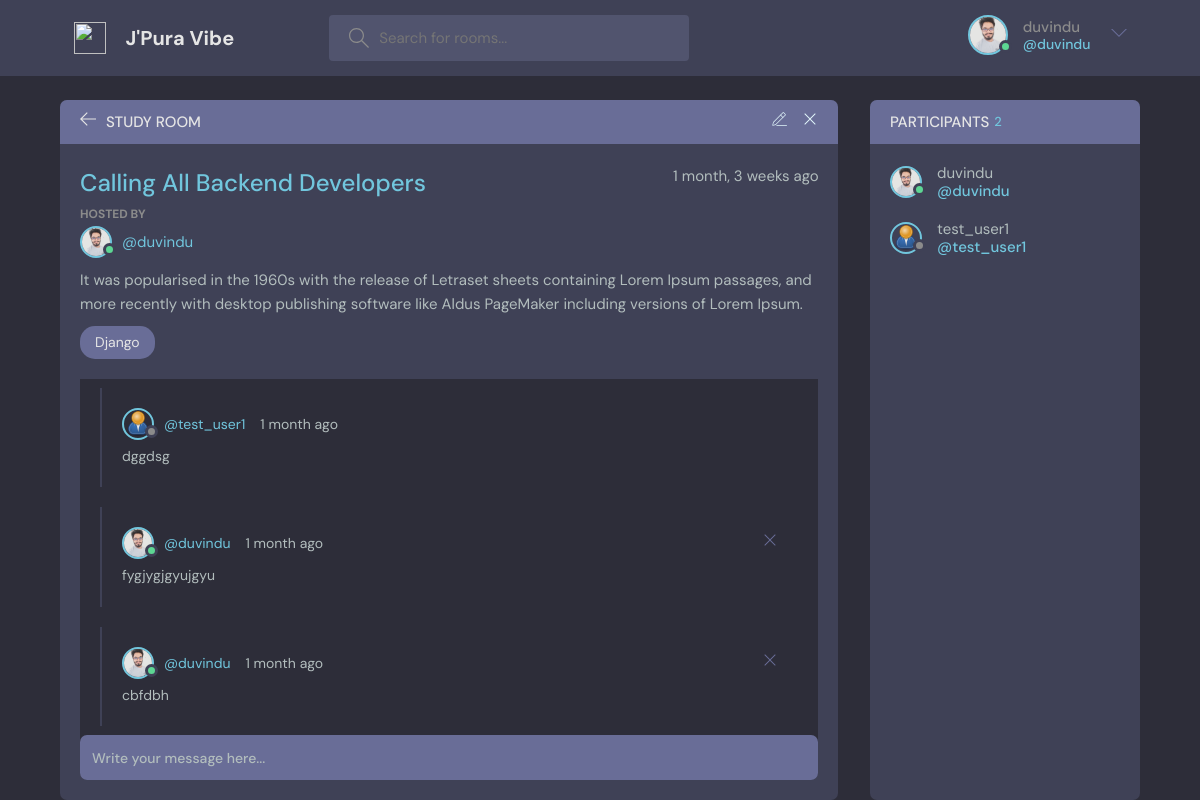
Screenshot of /room/13/ (signed in) with the database file from the repository.
### home/models.py (models this page shows, shortened)
class Profile(models.Model):
    user = models.OneToOneField(User, on_delete = models.CASCADE)
    image = models.ImageField(upload_to='profile/', blank=True, null=True)
    @property
    def imageURL(self):
        try:
            url = self.image.url
        except:
            url = '/images/profile/default.png'
        return url

class Rooms(models.Model):
    host = models.ForeignKey(User, on_delete=models.CASCADE)
    topic = models.ForeignKey(Topic, on_delete=models.CASCADE)
    name  = models.CharField(max_length=200)
    description = models.TextField(null = True, blank = True)
    participants = models.ManyToManyField(User, related_name='participants', blank=True)
    updated = models.DateTimeField(auto_now=True)
    created = models.DateTimeField(auto_now_add=True)
    class Meta:
        ordering = ['-created']

class Topic(models.Model):
    name = models.CharField(max_length=200)

class Message(models.Model):
    user = models.ForeignKey(User, on_delete=models.CASCADE)
    room = models.ForeignKey(Rooms, on_delete=models.CASCADE)
    body = models.TextField()
    updated = models.DateTimeField(auto_now=True)
    created = models.DateTimeField(auto_now_add=True)
    class Meta:
        ordering = ['-created']

### home/views.py (the view, shortened to what this page needs)
# urls.py: path('room/<int:pk>/', room, name = 'room'),
@login_required
def room(request, pk):
    room = Rooms.objects.get(pk=pk)
    room_messages = room.message_set.all().order_by('-created')
    participants = room.participants.all()
    context = {'room': room, 'room_messages': room_messages, 'participants': participants}
    return render(request, 'home/room.html', context)

### home/templates/home/room.html (shortened to what this page needs)
{% extends 'base.html' %}
{% block content %}
    <main class="profile-page layout layout--2">
      <div class="container">
        <div class="room">
          <div class="room__top">
            <div class="room__topLeft">
              <a href="{% url 'home' %}">
                <svg version="1.1" xmlns="http://www.w3.org/2000/svg" width="32" height="32" viewBox="0 0 32 32">
                  <title>arrow-left</title>
                  <path
                    d="M13.723 2.286l-13.723 13.714 13.719 13.714 1.616-1.611-10.96-10.96h27.625v-2.286h-27.625l10.965-10.965-1.616-1.607z"
                  ></path>
                </svg>
              </a>
              <h3>Study Room</h3>
            </div>
            {% if room.host == request.user %}
            <div class="room__topRight">
              <a href="{% url 'update-room' room.id %}">
              </a>
              <a href="{% url 'delete-room' room.pk %}">
                <svg version="1.1" xmlns="http://www.w3.org/2000/svg" width="32" height="32" viewBox="0 0 32 32">
                  <title>remove</title>
                  <path
                    d="M27.314 6.019l-1.333-1.333-9.98 9.981-9.981-9.981-1.333 1.333 9.981 9.981-9.981 9.98 1.333 1.333 9.981-9.98 9.98 9.98 1.333-1.333-9.98-9.98 9.98-9.981z"
                  ></path>
                </svg>
              </a>
            </div>
            {% endif %}
          </div>
          <div class="room__box scroll">
            <div class="room__header scroll">
              <div class="room__info">
                <h3>{{room.name}}</h3>
                <span>{{room.created|timesince}} ago</span>
              </div>
              <div class="room__hosted">
                <p>Hosted By</p>
                <a href="{% url 'user-profile' room.host.id %}" class="room__author">
                  {% if room.host == request.user %}
                  <div class="avatar avatar--small active ">
                    <img src="{{room.host.profile.imageURL}}" />
                  </div>
                  {% else %}
                  <div class="avatar avatar--small ">
                    <img src="{{room.host.profile.imageURL}}" />
                  </div>
                  {% endif %}
                  <span>@{{room.host.username}}</span>
                </a>
              </div>
              <div class="room__details">
                {{room.description}}
              </div>
              <span class="room__topics">{{room.topic.name}}</span>
            </div>
            <div class="room__conversation">
              <div class="threads scroll">
                {% for message in room_messages %}
                <div class="thread">
                  <div class="thread__top">
                    <div class="thread__author">
                      <a href="{% url 'user-profile' message.user.id %}" class="thread__authorInfo">
                        {% if message.user == request.user %}
                        <div class="avatar avatar--small active ">
                          <img src="{{message.user.profile.imageURL}}" />
                        </div>
                        {% else %}
                        <div class="avatar avatar--small ">
                          <img src="{{message.user.profile.imageURL}}" />
                        </div>
                        {% endif %}
                        <span>@{{message.user.username}}</span>
                      </a>
                      <span class="thread__date">{{message.created|timesince}} ago</span>
                    </div>
                    {% if request.user == message.user %}
                    <a href="{% url 'delete-message' message.id %}">
                    <div class="thread__delete">
                      <svg version="1.1" xmlns="http://www.w3.org/2000/svg" width="32" height="32" viewBox="0 0 32 32">
                        <title>remove</title>
                        <path
                          d="M27.314 6.019l-1.333-1.333-9.98 9.981-9.981-9.981-1.333 1.333 9.981 9.981-9.981 9.98 1.333 1.333 9.981-9.98 9.98 9.98 1.333-1.333-9.98-9.98 9.98-9.981z"
                        ></path>
                      </svg>
                    </div>
                    </a>
                    {% endif %}
                  </div>
                  <div class="thread__details">
                    {{message.body}}
                  </div>
                </div>
                {% endfor %}
              </div>
            </div>
          </div>
          <div class="room__message">
            <form action="" method="POST">
              <input name="body" placeholder="Write your message here..." />
            </form>
          </div>
        </div>
        <div class="participants">
          <h3 class="participants__top">Participants <span>{{participants.count}}</span></h3>
          <div class="participants__list scroll">
            {% for participant in participants %}
            <a href="{% url 'user-profile' participant.id %}" class="participant">
              {% if participant == request.user %}
              <div class="avatar avatar--small active ">
                <img src="{{participant.profile.imageURL}}" />
              </div>
              {% else %}
              <div class="avatar avatar--small ">
                <img src="{{participant.profile.imageURL}}" />
              </div>
              {% endif %}
              <p>
                {{participant.username}}
                <span>@{{participant.username}}</span>
              </p>
            </a>
            {% endfor %}
          </div>
        </div>
      </div>
    </main>
{% endblock %}

### templates/navbar.html (shortened to what this page needs)
{% load static %}
<header class="header header--loggedIn">
    <div class="container">
      <a href="{% url 'home' %}" class="header__logo">
        <img src="{% static 'images/web/logo.png' %}" />
        <h1>J'Pura Vibe</h1>
      </a>
      <form class="header__search" method="GET" action="{% url 'home' %}">
        <label>
          <input name="q" placeholder="Search for rooms..." />
        </label>
      </form>
      <nav class="header__menu">
        {% if request.user.is_authenticated %}
        <div class="header__user">
          <a href="{% url 'user-profile' request.user.pk %}">
            <div class="avatar avatar--medium active">
              <img src="{{request.user.profile.imageURL}}" />
            </div>
            <p>{{request.user.username}} <span>@{{request.user.username}}</span></p>
          </a>
          <button class="dropdown-button">
            <svg version="1.1" xmlns="http://www.w3.org/2000/svg" width="32" height="32" viewBox="0 0 32 32">
              <title>chevron-down</title>
              <path d="M16 21l-13-13h-3l16 16 16-16h-3l-13 13z"></path>
            </svg>
          </button>
        </div>
        {% else %}
        <a href="{% url 'login' %}">
          <img src="{% static 'images/web/avatar.svg' %}" />
          <p>Login</p>
        </a>
        {% endif %}
      </nav>
    </div>
  </header>

### rows the page displays
Rooms: name "Calling All Backend Developers", created "1 month, 3 weeks", host.profile.imageURL (picture), host.username "duvindu", description "It was popularised in the 1960s with the release of Letraset sheets containing Lorem Ipsum passages, and more recently with desktop publishing software like Aldus PageMaker including versions of Lorem Ipsum.", topic.name "Django"
Message: user.username "test_user1", created "1 month", body "dggdsg"
Message: user.profile.imageURL (picture), user.username "duvindu", created "1 month", body "fygjygjgyujgyu"
Message: user.profile.imageURL (picture), user.username "duvindu", created "1 month", body "cbfdbh"

### other values shown
{{ request.user.username }} "duvindu"
{{ participants.count }} "2"
{{ participant.username }} "duvindu"
{{ participant.username }} "test_user1"
